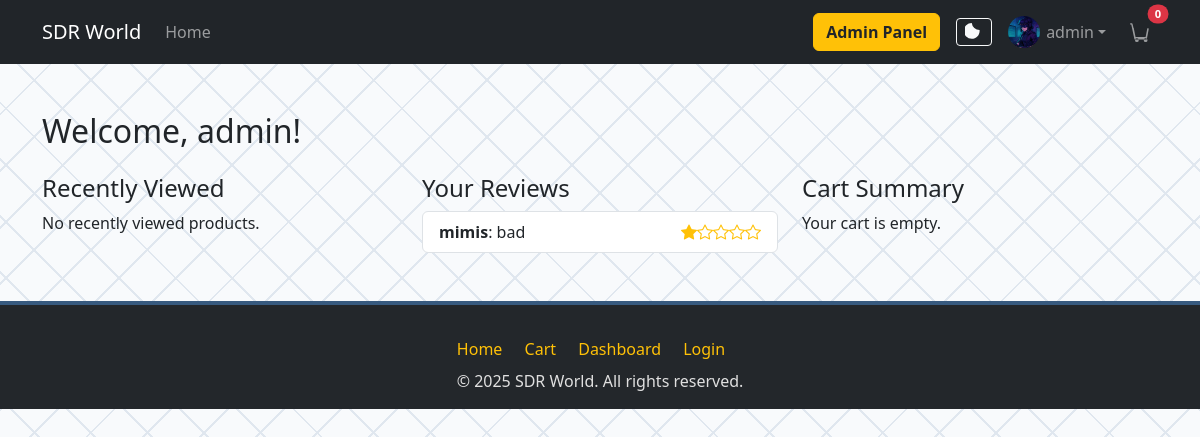
Page /dashboard/ (signed in) on the earlier database version.
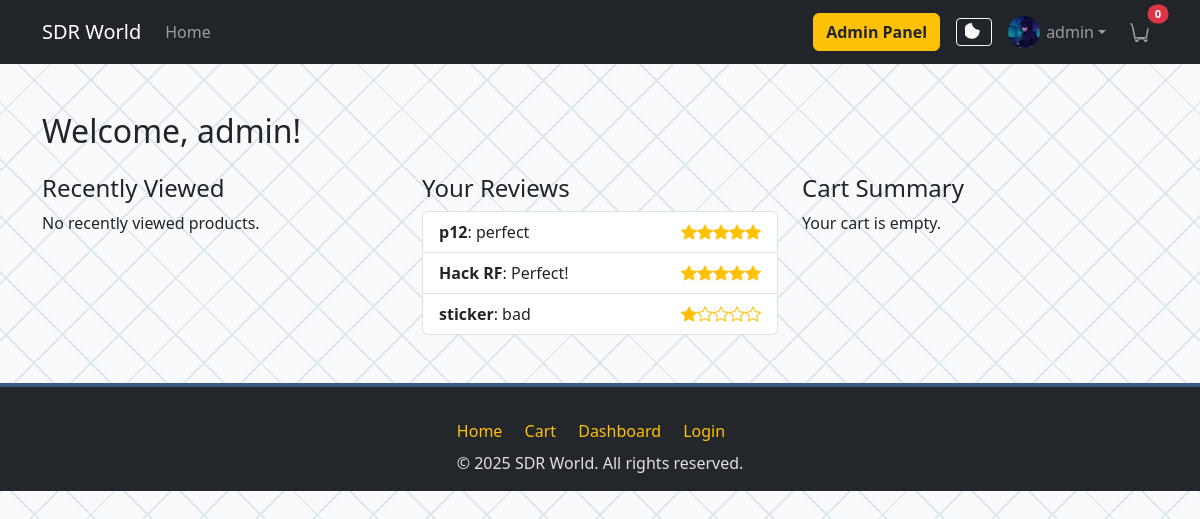
Same page on the later database version.
### reviews/models.py (models this page shows, shortened)
class Review(models.Model):
    product = models.ForeignKey(Product, related_name='reviews', on_delete=models.CASCADE)
    user = models.ForeignKey(User, related_name='reviews', on_delete=models.CASCADE)
    rating = models.PositiveSmallIntegerField(choices=[(i, i) for i in range(1, 6)])
    comment = models.TextField()
    created_at = models.DateTimeField(auto_now_add=True)
    class Meta:
        unique_together = ('user', 'product')

### products/models.py (models this page shows, shortened)
class Product(models.Model):
    name = models.CharField(max_length=200)
    brand = models.CharField(max_length=100)
    price = models.DecimalField(max_digits=10, decimal_places=2)
    description = models.TextField()
    image = models.ImageField(upload_to='products/')
    category = models.ForeignKey(Category, related_name='products', on_delete=models.CASCADE)
    created_at = models.DateTimeField(auto_now_add=True)

### dashboard/views.py (the view)
# urls.py: path('', views.dashboard_home, name='dashboard_home'),
@login_required
def dashboard_home(request):
    recently_viewed_ids = request.session.get('recently_viewed', [])
    recently_viewed = Product.objects.filter(id__in=recently_viewed_ids)[:5]
    user_reviews = Review.objects.filter(user=request.user).order_by('-created_at')
    cart_items = CartItem.objects.filter(user=request.user)
    cart_total = sum(item.product.price * item.quantity for item in cart_items)
    return render(request, 'dashboard/home.html', {
        'recently_viewed': recently_viewed,
        'user_reviews': user_reviews,
        'cart_items': cart_items,
        'cart_total': cart_total,
    })

### cart/context_processors.py (called while the page is built)
def cart_count(request):
    if request.user.is_authenticated:
        return {'cart_count': CartItem.objects.filter(user=request.user).count()}
    return {'cart_count': 0}

### templates/dashboard/home.html (shortened to what this page needs)
{% extends 'base.html' %}
{% block content %}
<div class="container mt-5">
    <h2>Welcome, {{ user.username }}!</h2>
    <div class="row mt-4">
        <div class="col-md-4">
            <h4>Recently Viewed</h4>
            {% if recently_viewed %}
                <ul class="list-group">
                    {% for product in recently_viewed %}
                        <li class="list-group-item">
                            <a href="{% url 'product_detail' product.id %}" class="btn btn-link p-0">{{ product.name }}</a>
                        </li>
                    {% endfor %}
                </ul>
            {% else %}
                <p>No recently viewed products.</p>
            {% endif %}
        </div>
        <div class="col-md-4">
            <h4>Your Reviews</h4>
            {% if user_reviews %}
                <ul class="list-group">
                    {% for review in user_reviews|slice:":5" %}
                        <li class="list-group-item">
                            <strong>{{ review.product.name }}</strong>: {{ review.comment|truncatechars:40 }}
                            <span class="text-warning float-end">{% for i in "12345" %}{% if i|add:'0' <= review.rating %}<i class="bi bi-star-fill"></i>{% else %}<i class="bi bi-star"></i>{% endif %}{% endfor %}</span>
                        </li>
                    {% endfor %}
                </ul>
            {% else %}
                <p>No reviews written yet.</p>
            {% endif %}
        </div>
        <div class="col-md-4">
            <h4>Cart Summary</h4>
            {% if cart_items %}
                <ul class="list-group">
                    {% for item in cart_items %}
                        <li class="list-group-item">
                            {{ item.product.name }} (x{{ item.quantity }})
                        </li>
                    {% endfor %}
                </ul>
                <div class="mt-2"><strong>Total:</strong> ${{ cart_total|floatformat:2 }}</div>
                <a href="{% url 'cart_view' %}" class="btn btn-primary btn-sm mt-2">View Cart</a>
            {% else %}
                <p>Your cart is empty.</p>
            {% endif %}
        </div>
    </div>
</div>
<link rel="stylesheet" href="https://cdn.jsdelivr.net/npm/bootstrap-icons@1.10.5/font/bootstrap-icons.css">
{% endblock %}

Differences in the rows shown:
added Review: product.name "p12", comment "perfect", rating 5 (drawn)
added Review: product.name "Hack RF", comment "Perfect!", rating 5 (drawn)
changed through a linked row, Review "bad": product.name "mimis" → "sticker"
